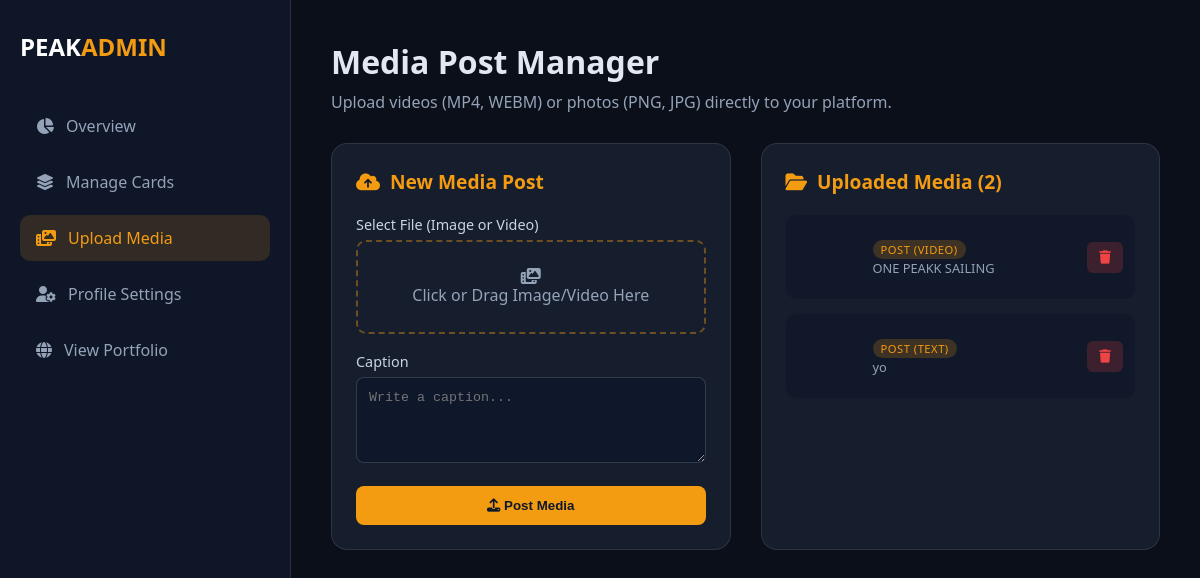
The app's page /dashboard/post (signed in), older data.
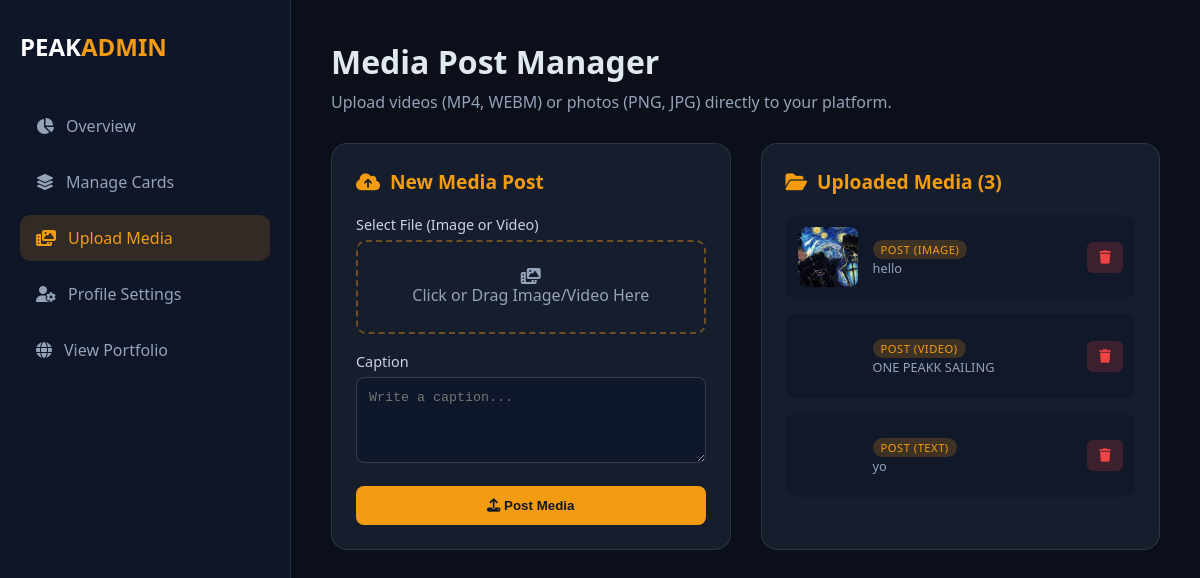
The same page, newer data.
### app.py (models this page shows)
class MediaUpload(db.Model):
    id = db.Column(db.Integer, primary_key=True)
    title = db.Column(db.String(100), nullable=True)
    caption = db.Column(db.Text, nullable=True)
    badge = db.Column(db.String(50), default="Featured")
    filename = db.Column(db.String(255), nullable=True)
    media_type = db.Column(db.String(10), nullable=True)
    created_at = db.Column(db.DateTime, default=datetime.utcnow)

### app.py (the view)
@app.route('/dashboard/post')
@login_required
def dashboard_post():
    uploads = MediaUpload.query.order_by(MediaUpload.id.desc()).all()
    return render_template('dashboard_post.html', uploads=uploads)

### app.py (called while the page is built)
@login_manager.user_loader
def load_user(user_id):
    return db.session.get(User, int(user_id))

### templates/dashboard_post.html (shortened to what this page needs)
<!DOCTYPE html>
<html lang="en">
<head>
    <link rel="stylesheet" href="https://cdnjs.cloudflare.com/ajax/libs/font-awesome/6.4.0/css/all.min.css">
    <link rel="stylesheet" href="{{ url_for('static', filename='css/dashboard.css') }}">
</head>
<body class="dashboard-body">
    <div class="dashboard-container">
        <aside class="dashboard-sidebar">
            <div class="brand">
                <h2>PEAK<span>ADMIN</span></h2>
            </div>
            <nav class="dash-nav">
                <a href="{{ url_for('dashboard') }}">
                    <i class="fa-solid fa-chart-pie"></i> Overview
                </a>
                <a href="{{ url_for('dashboard_cards') }}">
                    <i class="fa-solid fa-layer-group"></i> Manage Cards
                </a>
                <a href="{{ url_for('dashboard_post') }}" class="active">
                    <i class="fa-solid fa-photo-film"></i> Upload Media
                </a>
                <a href="{{ url_for('dashboard_profile_page') }}">
                    <i class="fa-solid fa-user-gear"></i> Profile Settings
                </a>
                <a href="{{ url_for('home') }}">
                    <i class="fa-solid fa-globe"></i> View Portfolio
                </a>
            </nav>
        </aside>
        <main class="dashboard-content">
            <header class="dash-header">
                <h1>Media Post Manager</h1>
                <p>Upload videos (MP4, WEBM) or photos (PNG, JPG) directly to your platform.</p>
            </header>
            <div class="dash-grid">
                <div class="dash-card">
                    <h3><i class="fa-solid fa-cloud-arrow-up"></i> New Media Post</h3>
                    <form action="{{ url_for('upload_media') }}" method="POST" enctype="multipart/form-data" class="dash-form">
                        <div class="form-group">
                            <label>Select File (Image or Video)</label>
                            <div class="file-upload-wrapper">
                                <div class="file-dummy">
                                    <i class="fa-solid fa-photo-film"></i>
                                    <span id="file-label">Click or Drag Image/Video Here</span>
                                </div>
                            </div>
                        </div>
                        <div class="form-group">
                            <label for="caption">Caption</label>
                            <textarea id="caption" name="caption" rows="4" placeholder="Write a caption..." required></textarea>
                        </div>
                        <button type="submit" class="btn-submit">
                            <i class="fa-solid fa-upload"></i> Post Media
                        </button>
                    </form>
                </div>
                <div class="dash-card">
                    <h3><i class="fa-solid fa-folder-open"></i> Uploaded Media ({{ uploads|length }})</h3>
                    <div class="card-list">
                        {% if uploads %}
                            {% for item in uploads %}
                            <div class="card-item">
                                <div class="thumb-box">
                                    {% if item.media_type == 'image' %}
                                        <img src="{{ url_for('static', filename='uploads/' + item.filename) }}" alt="Media">
                                    {% else %}
                                        <video src="{{ url_for('static', filename='uploads/' + item.filename) }}" muted></video>
                                    {% endif %}
                                </div>
                                <div class="card-info">
                                    <span class="badge">POST ({{ item.media_type|upper }})</span>
                                    <p>{{ item.caption }}</p>
                                </div>
                                <div class="card-actions">
                                    <form action="{{ url_for('delete_media', upload_id=item.id) }}" method="POST" onsubmit="return confirm('Delete this media file?');">
                                        <button type="submit" class="btn-delete" title="Delete Media">
                                            <i class="fa-solid fa-trash"></i>
                                        </button>
                                    </form>
                                </div>
                            </div>
                            {% endfor %}
                        {% else %}
                            <p class="empty-msg">No media uploads found. Use the form to post videos or images!</p>
                        {% endif %}
                    </div>
                </div>
            </div>
        </main>
    </div>
</body>
</html>

### static/css/dashboard.css (style rules this page uses)
body.dashboard-body { background-color: #0b0f19; color: #e2e8f0; font-family: 'Segoe UI', Tahoma, Geneva, Verdana, sans-serif; margin: 0; padding: 0; }
.dashboard-container { display: flex; min-height: 100vh; }
.dashboard-sidebar { width: 250px; background: rgba(15, 23, 42, 0.95); border-right: 1px solid rgba(255, 255, 255, 0.1); padding: 30px 20px; display: flex; flex-direction: column; }
.dashboard-sidebar .brand h2 { color: #ffffff; font-size: 1.5rem; margin: 0 0 40px 0; }
.dashboard-sidebar .brand span { color: #f39c12; }
.dash-nav a { display: flex; align-items: center; gap: 12px; color: #94a3b8; text-decoration: none; padding: 12px 16px; border-radius: 10px; margin-bottom: 10px; transition: all 0.2s ease; }
.dash-nav a:hover, .dash-nav a.active { background: rgba(243, 156, 18, 0.15); color: #f39c12; }
.dashboard-content { flex: 1; padding: 40px; overflow-y: auto; }
.dash-header { margin-bottom: 30px; }
.dash-header h1 { font-size: 2rem; margin: 0 0 8px 0; }
.dash-header p { color: #94a3b8; margin: 0; }
.dash-grid { display: grid; grid-template-columns: 1fr 1fr; gap: 30px; }
.dash-card { background: rgba(30, 41, 59, 0.6); backdrop-filter: blur(12px); border: 1px solid rgba(255, 255, 255, 0.1); border-radius: 16px; padding: 24px; }
.dash-card h3 { margin: 0 0 20px 0; font-size: 1.2rem; color: #f39c12; display: flex; align-items: center; gap: 10px; }
.dash-form .form-group { margin-bottom: 18px; }
.dash-form label { display: block; margin-bottom: 6px; font-size: 0.9rem; color: #cbd5e1; }
.dash-form input[type="text"], .dash-form textarea { width: 100%; padding: 12px; background: rgba(15, 23, 42, 0.8); border: 1px solid rgba(255, 255, 255, 0.15); border-radius: 8px; color: #ffffff; box-sizing: border-box; }
.file-upload-wrapper { position: relative; height: 90px; border: 2px dashed rgba(243, 156, 18, 0.4); border-radius: 10px; overflow: hidden; }
.file-dummy { display: flex; flex-direction: column; align-items: center; justify-content: center; height: 100%; color: #94a3b8; }
.btn-submit { width: 100%; padding: 12px; background: #f39c12; border: none; border-radius: 8px; color: #0f172a; font-weight: bold; cursor: pointer; transition: background 0.2s; }
.card-list { display: flex; flex-direction: column; gap: 15px; }
.card-item { display: flex; align-items: center; background: rgba(15, 23, 42, 0.7); padding: 12px; border-radius: 10px; gap: 15px; }
.thumb-box { width: 60px; height: 60px; border-radius: 8px; overflow: hidden; flex-shrink: 0; }
.thumb-box img { width: 100%; height: 100%; object-fit: cover; }
.card-info { flex: 1; }
.card-info .badge { font-size: 0.7rem; background: rgba(243, 156, 18, 0.2); color: #f39c12; padding: 2px 8px; border-radius: 12px; }
.card-info p { margin: 0; font-size: 0.8rem; color: #94a3b8; }
.btn-delete { background: rgba(239, 68, 68, 0.2); color: #ef4444; border: none; padding: 8px 12px; border-radius: 6px; cursor: pointer; transition: background 0.2s; }
.thumb-box video { width: 100%; height: 100%; object-fit: cover; border-radius: 8px; }
.card-info .badge { text-transform: uppercase; letter-spacing: 0.5px; }

Row changes from the older to the newer data that the page shows:
added MediaUpload: filename (picture), media_type "IMAGE", caption "hello"
Text that changed along with them:
{{ uploads|length }}: "2" → "3"
